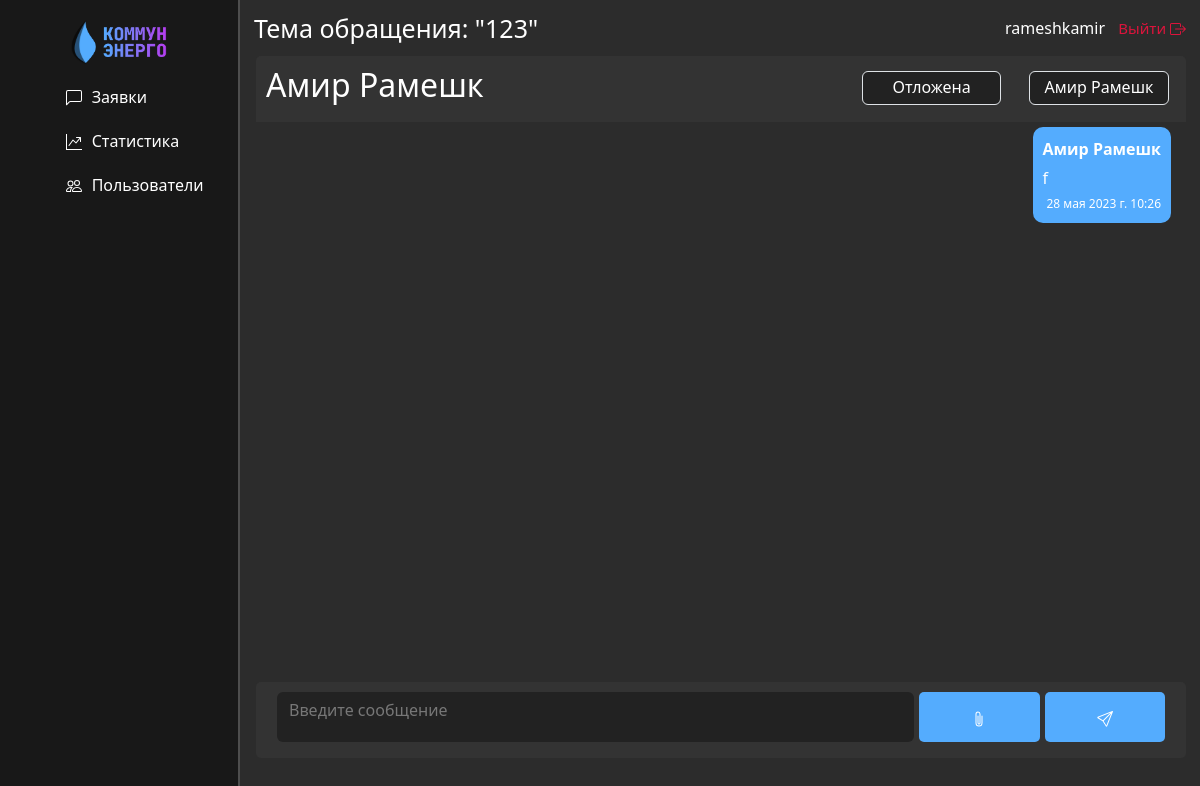
Page /messages/conversations/47/ (signed in) on the earlier database version.
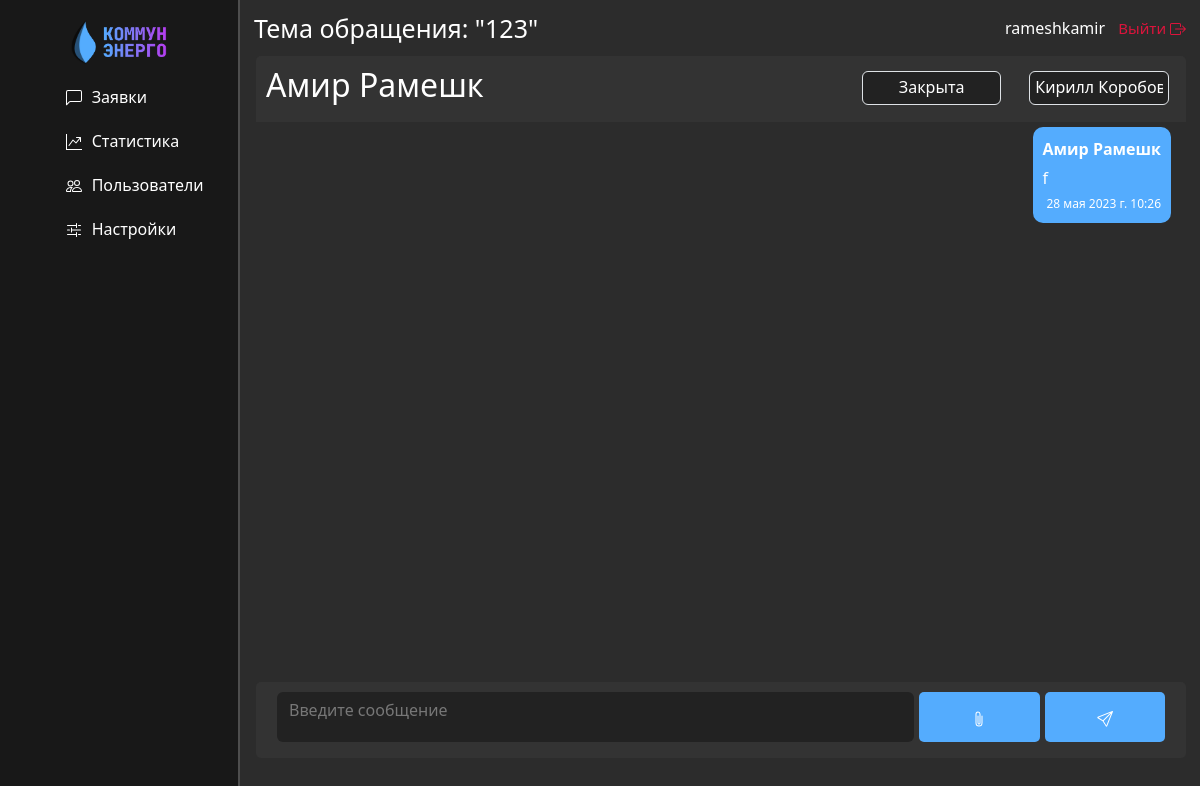
Same page on the later database version.
### messages_home/models.py (models this page shows, shortened)
class Conversation(models.Model):
  STATUS_CHOICES = [
    ('active', 'Активная'),
    ('closed', 'Закрыта'),
    ('snoozed', 'Отложена'),
  ]
  user1 = models.ForeignKey(User, on_delete=models.CASCADE, related_name='conversations_started')
  user2 = models.ForeignKey(User, on_delete=models.CASCADE, related_name='conversations_involved', null=True)
  title = models.CharField(max_length=50)
  created_at = models.DateTimeField(auto_now_add=True)
  status = models.CharField(max_length=20, choices=STATUS_CHOICES, default='Активная')
  class Meta:
    verbose_name_plural = 'Диалоги'
    verbose_name = 'Диалог'
    ordering = ['-created_at']

### messages_home/views.py (the view)
# urls.py: path('conversations/<int:conversation_id>/', conversation_detail, name='conversation_detail'),
@login_required
def conversation_detail(request, conversation_id):
    conversation = get_object_or_404(Conversation.objects.filter(Q(id=conversation_id)))
    messages = conversation.messages.all()
    attachments = Attachment.objects.filter(message__conversation=conversation)
    support_group = Group.objects.get(name='Поддержка')
    support_users = User.objects.filter(groups__name=support_group.name)
    if request.method == 'POST':
        form = MessageForm(request.POST, request.FILES)
        if form.is_valid():
            message = form.save(commit=False)
            message.conversation = conversation
            message.sender = request.user
            attachment = request.FILES.get('message_attachment')
            if attachment is not None:
                attachment = Attachment.objects.create(
                    file=attachment,
                    uploaded_by=request.user
                )
            message.attachment = attachment
            if request.user.groups.filter(name='Поддержка').exists():
                conversation.user2 = message.sender
            conversation.save()
            message.save()
            created_at = message.created_at
            formatted_date = created_at.strftime('%d %B %Y г. %H:%M')
            formatted_date = formatted_date.replace(
            formatted_date.split()[1],
            {
                "January": "января",
                "February": "февраля",
                "March": "марта",
                "April": "апреля",
                "May": "мая",
                "June": "июня",
                "July": "июля",
                "August": "августа",
                "September": "сентября",
                "October": "октября",
                "November": "ноября",
                "December": "декабря",
            }[formatted_date.split()[1]],)
            if message.attachment is not None:
                message_data = {
                    'attachment': message.attachment.file.url,
                    'text': message.text,
                    'sender': message.sender.username,
                    'sender_first_name': message.sender.first_name,
                    'sender_last_name': message.sender.last_name,
                    'created_at': formatted_date,
                    'user': request.user.username,
                }
                print(message.sender.username)
            else:
                message_data = {
                    'text': message.text,
                    'sender': message.sender.username,
                    'sender_first_name': message.sender.first_name,
                    'sender_last_name': message.sender.last_name,
                    'created_at': formatted_date,
                    'user': request.user.username,
                }
            return JsonResponse({'message': message_data})
    else:
        form = MessageForm()
    context = {
        'conversation': conversation,
        'messages': messages,
        'form': form,
        'user': request.user,
        'support_users': support_users,
    }
    return render(request, 'messages_home/conversation_detail.html', context)

### messages_home/forms.py
class MessageForm(forms.ModelForm):
  class Meta:
    model = Message
    fields = ['text']
  text = forms.CharField(
    widget=forms.Textarea(
      attrs={
        'class': 'form-control',
        'rows': 3,
        'placeholder': 'Введите сообщение'
      }
    ),
    label=''
  )

### messages_home/templates/messages_home/conversation_detail.html (shortened to what this page needs)
{% extends 'main/layout.html' %}
{% load static %}
{% load attachment_filter %}
{% block pagename %}
<h1>Тема обращения: "{{ conversation.title }}"</h1>
{% endblock%}
{% block main_content %}
<div class="row">
  <div class="col-md-12 chat-all">
    {% if user.groups.all.0.name != 'Обычные пользователи'%}
    <div class="conversation-topline">
      <div class="conversation-title">
        <h2>{{ conversation.user1.first_name }} {{ conversation.user1.last_name }}</h2>
      </div>
      <select class="form-control forms-stat-date message-form-select" id="status" name="status" data-conversation-id="{{ conversation.id }}" onchange="updateConversationStatus()">
        <option class="status-option" selected hidden>{{ conversation.status }}</option>
      </select>
      <select class="form-control forms-stat-date message-form-select" id="names" name="names"
        data-conversation-id="{{ conversation.id }}" onchange="updateConversationUser()">
        {% for support_user in support_users %}
        {% if conversation.user2 == support_user %}
        <option class="status-option" selected>{{ conversation.user2.first_name }} {{ conversation.user2.last_name }}
        </option>
        {% else %}
        <option class="status-option">{{ support_user.first_name }} {{ support_user.last_name }}</option>
        {% endif%}
        {% endfor %}
      </select>
    </div>
    {% else %}
    <h2 class="conversation-title">Техническая поддержка</h2>
    {% endif %}
    <div class="chat-box">
      {% for message in messages %}
      <div class="message-box {% if message.sender == user %}message-right{% else %}message-left{% endif %}">
        <div class="message-sender">{{ message.sender.first_name }} {{ message.sender.last_name }}</div>
        <div class="message-text">{{ message.text }}</div>
        <div class="message-timestamp">{{ message.created_at }}</div>
      </div>
      {% endfor %}
    </div>
    <form enctype="multipart/form-data" method="post" class="send-message-form"
      action="{% url 'conversation_detail' conversation.id %}">
      {{ form.as_p }}
      <button type="button" class="send-message-btn attach-file-btn">
        <svg xmlns="http://www.w3.org/2000/svg" width="16" height="16" fill="currentColor" class="bi bi-paperclip"
          viewBox="0 0 16 16">
          <path
            d="M4.5 3a2.5 2.5 0 0 1 5 0v9a1.5 1.5 0 0 1-3 0V5a.5.5 0 0 1 1 0v7a.5.5 0 0 0 1 0V3a1.5 1.5 0 1 0-3 0v9a2.5 2.5 0 0 0 5 0V5a.5.5 0 0 1 1 0v7a3.5 3.5 0 1 1-7 0V3z" />
        </svg>
      </button>
      <button type="submit" class="send-message-btn">
      </button>
    </form>
  </div>
</div>
{% endblock %}

### main/templates/main/layout.html (shortened to what this page needs)
{% load static %}
<!DOCTYPE html>
<html class="theme-dark">
<head>
  <link href="https://cdn.jsdelivr.net/npm/bootstrap@5.3.0-alpha3/dist/css/bootstrap.min.css" rel="stylesheet"
>
  <link rel="stylesheet" href="{% static 'main/css/main.css' %}">
</head>
<body>
<div class="aside-box">
  <aside>
    <img src="{% static '/main/img/logo.png' %}" alt="logo">
    <ul>
      <a href="{% url 'conversations_list' %}">
        <li>
          Заявки
        </li>
      </a>
      {% if user.groups.all.0.name != 'Обычные пользователи'%}
      <a href="{% url 'home' %}">
        <li>
          Статистика
        </li>
      </a>
      <a href="{% url 'users' %}">
        <li>
          Пользователи
        </li>
      </a>
      {% endif %}
      {% if user.groups.all.0.name == 'Администратор'%}
      <a href="{% url 'settings' %}">
        <li>
          Настройки
        </li>
      </a>
      {% endif %}
    </ul>
  </aside>
</div>
<main>
  <div class="topline">
    <div class="topline-content">
      <div class="page-name">
        {% block pagename %}
        {% endblock%}
      </div>
      <div class="login-panel">
        <label class="user-name">
          {{ user }}
        </label>
        <a class="logout-btn" onclick="logout()">
          Выйти
        </a>
      </div>
    </div>
  </div>
  {% block main_content %}
  {% endblock %}
</main>
</body>
</html>

Differences in the rows shown:
changed Conversation "Амир": status "Отложена" → "Закрыта"
Other differences:
form field names: "Амир Рамешк" → "Кирилл Коробов"
text now shown: "Настройки"
